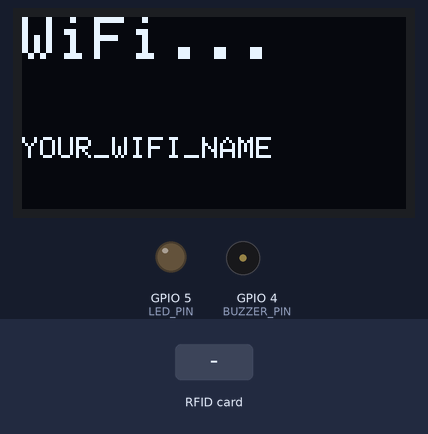
Bench run of a sketch on a simulated ESP32-S3. Shown: 128×64 one-colour display, output pins drawn as LEDs (lit = HIGH), buzzer (waves = sounding). The inputs (shaded band) are chosen by the test bench. WiFi joins after 1.5 s; servers stay silent unless stated; uploads are accepted with an empty reply.

Above: at 0.7 s.
At 4.8 s:
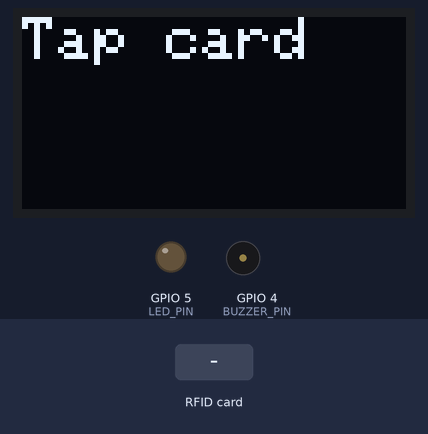
4.9 s: RFID card 21 AF FC 04 held to the reader
At 6.0 s:
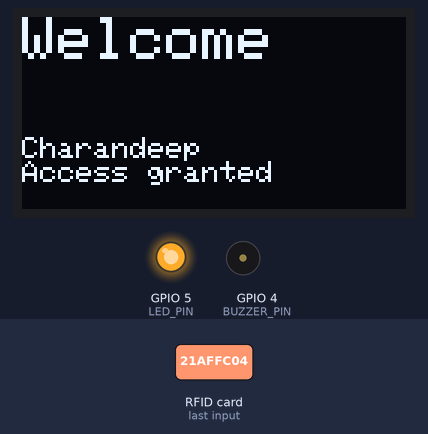
7.9 s: RFID card 5E 7A 19 C4 held to the reader
At 9.6 s:
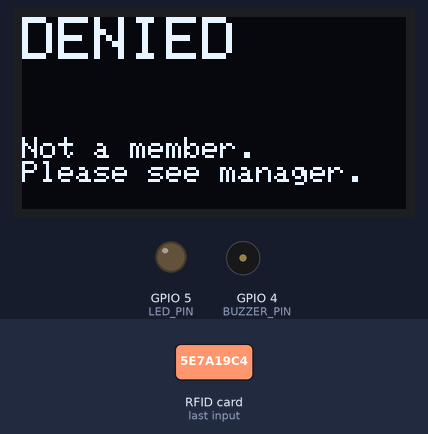
Timing chart, 0 to 11.1 s (numbered marks = the images above; inputs shaded):
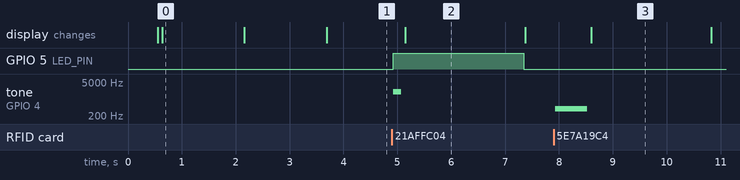

The sketch:

rfid_access_control.ino
```cpp
// RFID Access Control - ESP32-S3 + RC522 + 0.96" OLED + Google Sheets
// Allowed cards get "Welcome", others get "Denied". Every tap is logged with its status.

#include <WiFi.h>
#include <WiFiClientSecure.h>
#include <HTTPClient.h>
#include <SPI.h>
#include <Wire.h>
#include <MFRC522.h>
#include <Adafruit_GFX.h>
#include <Adafruit_SSD1306.h>

// ---------- Settings (fill these in before uploading) ----------
const char* WIFI_SSID  = "YOUR_WIFI_NAME";
const char* WIFI_PASS  = "YOUR_WIFI_PASSWORD";
const char* SCRIPT_URL = "YOUR_APPS_SCRIPT_WEB_APP_URL";   // ends in /exec

// ---------- Pins ----------
#define RC522_SS    10   // SDA on the RC522
#define RC522_MOSI  11
#define RC522_SCK   12
#define RC522_MISO  13
#define RC522_RST   14
#define OLED_SDA     8
#define OLED_SCL     9
#define BUZZER_PIN   4
#define LED_PIN      5

// ---------- Allowed cards ----------
// Only cards in this list get access. Anyone else is denied and logged.
// Tap an unknown card, copy its UID from the sheet, and add it here.
struct Card { const char* uid; const char* name; };
Card allowedCards[] = {
  {"21 AF FC 04", "Charandeep"},
};
const int NUM_ALLOWED = sizeof(allowedCards) / sizeof(allowedCards[0]);

MFRC522 rfid(RC522_SS, RC522_RST);
Adafruit_SSD1306 display(128, 64, &Wire, -1);

String lastUid = "";
unsigned long lastScanTime = 0;
const unsigned long REPEAT_BLOCK_MS = 3000;   // ignore the same card for 3 seconds

// ---------- OLED helper ----------
void showMessage(const String& big, const String& small = "") {
  display.clearDisplay();
  display.setTextColor(SSD1306_WHITE);
  display.setTextSize(2);
  display.setCursor(0, 0);
  display.println(big);
  display.setTextSize(1);
  display.setCursor(0, 40);
  display.println(small);
  display.display();
}

// ---------- Buzzer helpers ----------
void beepGranted() {
  tone(BUZZER_PIN, 2000, 150);
  delay(200);
}

void beepDenied() {
  tone(BUZZER_PIN, 400, 600);   // one long low buzz
  delay(650);
}

// ---------- Card helpers ----------
String readUid() {
  String uid = "";
  for (byte i = 0; i < rfid.uid.size; i++) {
    if (rfid.uid.uidByte[i] < 0x10) uid += "0";
    uid += String(rfid.uid.uidByte[i], HEX);
    if (i < rfid.uid.size - 1) uid += " ";
  }
  uid.toUpperCase();
  return uid;
}

// Returns the name if the card is allowed, or "Unknown" if not.
String lookupName(const String& uid) {
  for (int i = 0; i < NUM_ALLOWED; i++) {
    if (uid == allowedCards[i].uid) return allowedCards[i].name;
  }
  return "Unknown";
}

// Spaces and symbols can't go straight into a URL, so encode them.
String urlEncode(const String& s) {
  const char* hex = "0123456789ABCDEF";
  String out = "";
  for (unsigned int i = 0; i < s.length(); i++) {
    char c = s[i];
    if (isalnum(c) || c == '-' || c == '_' || c == '.' || c == '~') {
      out += c;
    } else {
      out += '%';
      out += hex[(c >> 4) & 0x0F];
      out += hex[c & 0x0F];
    }
  }
  return out;
}

// ---------- WiFi ----------
void connectWiFi() {
  showMessage("WiFi...", WIFI_SSID);
  WiFi.mode(WIFI_STA);
  WiFi.begin(WIFI_SSID, WIFI_PASS);

  unsigned long start = millis();
  while (WiFi.status() != WL_CONNECTED && millis() - start < 15000) {
    delay(500);
  }

  if (WiFi.status() == WL_CONNECTED) {
    showMessage("WiFi OK", WiFi.localIP().toString());
  } else {
    showMessage("No WiFi", "Check name/password");
  }
  delay(1500);
}

// ---------- Google Sheets ----------
bool sendToSheet(const String& name, const String& uid, const String& status) {
  if (WiFi.status() != WL_CONNECTED) {
    WiFi.reconnect();
    delay(3000);
    if (WiFi.status() != WL_CONNECTED) return false;
  }

  WiFiClientSecure client;
  client.setInsecure();              // skip certificate check (fine for a prototype)

  HTTPClient http;
  http.setFollowRedirects(HTTPC_STRICT_FOLLOW_REDIRECTS);   // Google redirects once
  String url = String(SCRIPT_URL)
             + "?name="   + urlEncode(name)
             + "&uid="    + urlEncode(uid)
             + "&status=" + urlEncode(status);

  if (!http.begin(client, url)) return false;
  int code = http.GET();
  http.end();
  return code == 200;
}

// ---------- Setup ----------
void setup() {
  Serial.begin(115200);
  delay(500);

  pinMode(LED_PIN, OUTPUT);
  pinMode(BUZZER_PIN, OUTPUT);
  digitalWrite(LED_PIN, LOW);

  Wire.begin(OLED_SDA, OLED_SCL);
  display.begin(SSD1306_SWITCHCAPVCC, 0x3C);
  showMessage("Booting");

  SPI.begin(RC522_SCK, RC522_MISO, RC522_MOSI, RC522_SS);
  rfid.PCD_Init();

  connectWiFi();
  showMessage("Tap card");
}

// ---------- Main loop ----------
void loop() {
  if (!rfid.PICC_IsNewCardPresent() || !rfid.PICC_ReadCardSerial()) return;

  String uid = readUid();
  rfid.PICC_HaltA();

  // Ignore the same card held on the reader
  if (uid == lastUid && millis() - lastScanTime < REPEAT_BLOCK_MS) return;
  lastUid = uid;
  lastScanTime = millis();

  String name = lookupName(uid);
  bool allowed = (name != "Unknown");

  if (allowed) {
    digitalWrite(LED_PIN, HIGH);          // later: this is where a relay unlocks the door
    beepGranted();
    showMessage("Welcome", name + "\nAccess granted");
  } else {
    beepDenied();
    showMessage("DENIED", "Not a member.\nPlease see manager.");
  }

  sendToSheet(name, uid, allowed ? "Allowed" : "Denied");

  delay(2000);
  digitalWrite(LED_PIN, LOW);
  showMessage("Tap card");
}
```

Measured:
- after the input at 4.9 s, GPIO 5 (LED_PIN): LOW → HIGH at once, → LOW 2.4 s later; tone on GPIO 4 (BUZZER_PIN): silent → 2000 Hz at once, → silent 0.15 s later; the display: changes after 0.24 s (image 2)
- after the input at 7.9 s, tone on GPIO 4 (BUZZER_PIN): silent → 400 Hz at once, → silent 0.60 s later; the display: changes after 0.70 s (image 3)
- what the display in image 0 shows lasts 1.6 s, from 0.6 s to 2.2 s
- what the display in image 2 shows lasts 2.3 s, from 5.1 s to 7.4 s
